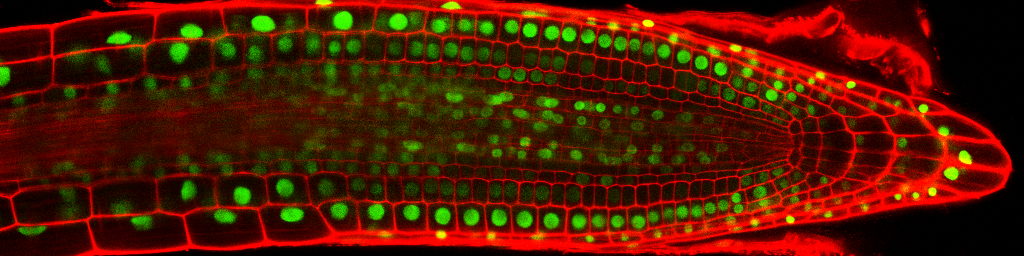
%> input picture image/StackNinja1.bmp, 1024 x 256 px
$ octave cw.m   (GNU Octave 9; MATLAB toolbox functions it lacks are replaced by stand-ins)
%> lines starting %> are read from the running program, lines starting %| are printed output that depends on the picture
% Read images and put into a list;
img1 = imread('image/StackNinja1.bmp');
%> img1 is the input picture: size 256x1024x3 uint8; mean R, G, B 80.4, 25.1, 0
img2 = imread('image/StackNinja2.bmp');
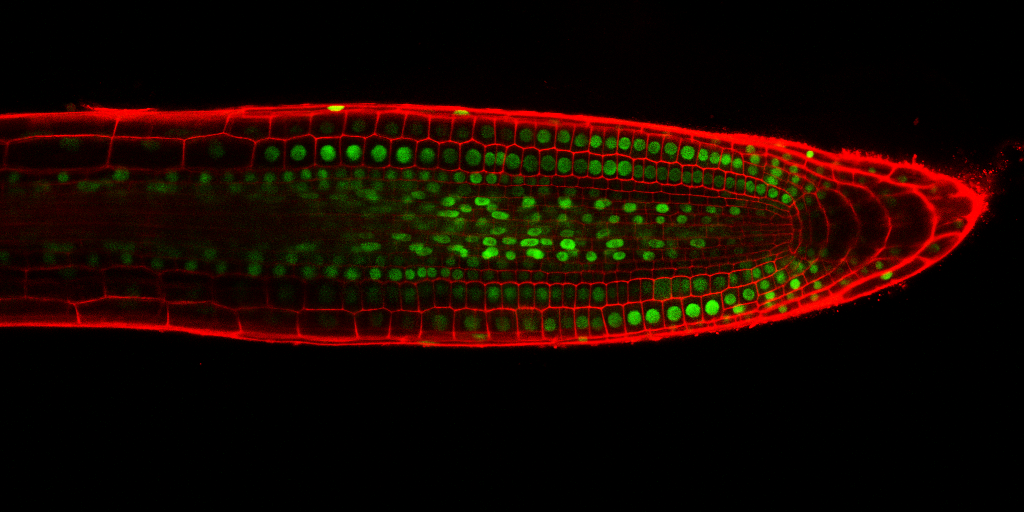
%> input picture image/StackNinja2.bmp, 1024 x 512 px
%> img2 is the input picture: size 512x1024x3 uint8; mean R, G, B 24.8, 7.4, 0
img3 = imread('image/StackNinja3.bmp');
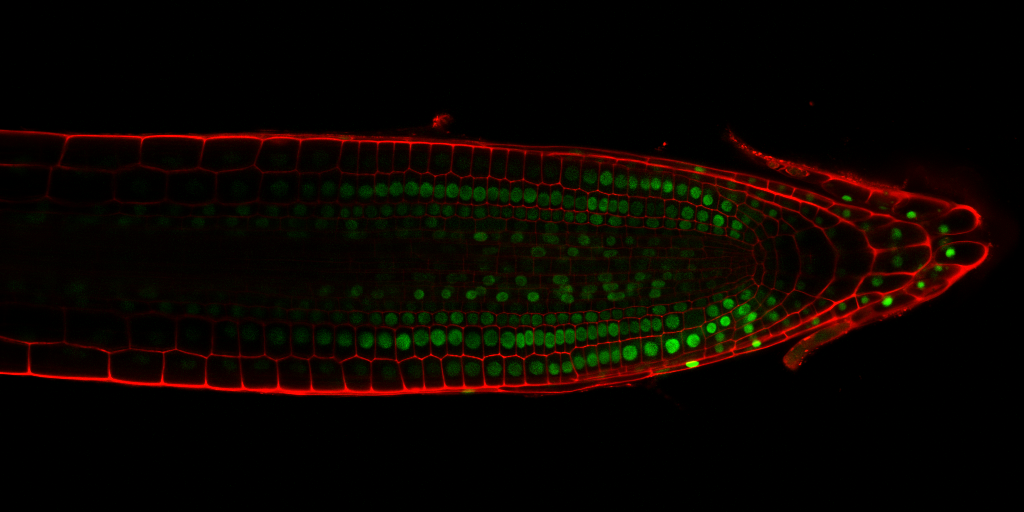
%> input picture image/StackNinja3.bmp, 1024 x 512 px
%> img3 is the input picture: size 512x1024x3 uint8; mean R, G, B 11.4, 4.9, 0
imgList = {img1, img2, img3};
%> imgList = 3 items

% For loop to process images
for imgList_index = 1: size(imgList,2)

    % choose the image
    img = imgList{imgList_index};
    % figure, imshow(img);

    % define the number of the cell in two dimensions
    cell_width_number = 4;
    cell_high_number = 2;

    % transfer image to cell
    cell_width = (size(img,1)/cell_width_number)*ones(1,cell_width_number);
    cell_high = (size(img,2)/cell_high_number)*ones(1,cell_high_number);

    img_cell_list = mat2cell(img, cell_width, cell_high, 3);

    img_cell_list_contrast = img_cell_list;
    img_cell_list_noise_reduction = img_cell_list;
    img_cell_list_thresholding = img_cell_list;
    img_cell_list_erosion = img_cell_list;

    % For loop to process each cell created of the image
    cell_find_counter = 0;

    for j = 1:cell_high_number
        for i = 1:cell_width_number

            % choose the image cell
            img_cell = img_cell_list{i, j};

            % use contrast stretching
            IsContrastStretchingUsed = 1;
            if (IsContrastStretchingUsed)
%> (the run ends here)
